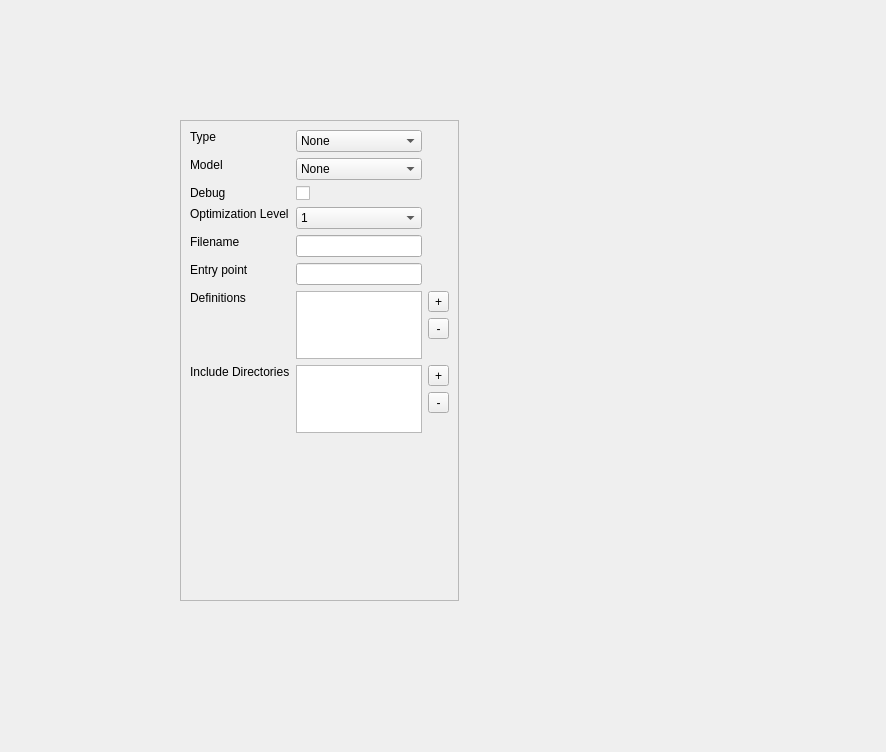
<?xml version="1.0" encoding="UTF-8"?>
<ui version="4.0">
 <class>ZEDSHCompileOptionsWindow</class>
 <widget class="QWidget" name="ZEDSHCompileOptionsWindow">
  <property name="geometry">
   <rect>
    <x>0</x>
    <y>0</y>
    <width>886</width>
    <height>752</height>
   </rect>
  </property>
  <property name="sizePolicy">
   <sizepolicy hsizetype="Preferred" vsizetype="Preferred">
    <horstretch>0</horstretch>
    <verstretch>0</verstretch>
   </sizepolicy>
  </property>
  <property name="windowTitle">
   <string>Form</string>
  </property>
  <widget class="QScrollArea" name="scrollArea">
   <property name="geometry">
    <rect>
     <x>180</x>
     <y>120</y>
     <width>279</width>
     <height>481</height>
    </rect>
   </property>
   <property name="widgetResizable">
    <bool>true</bool>
   </property>
   <widget class="QWidget" name="scrollAreaWidgetContents">
    <property name="geometry">
     <rect>
      <x>0</x>
      <y>0</y>
      <width>277</width>
      <height>479</height>
     </rect>
    </property>
    <layout class="QGridLayout" name="gridLayout">
     <item row="4" column="1">
      <widget class="QLineEdit" name="FilenameValue">
       <property name="readOnly">
        <bool>true</bool>
       </property>
      </widget>
     </item>
     <item row="5" column="1">
      <widget class="QLineEdit" name="EntryPointValue">
       <property name="text">
        <string/>
       </property>
      </widget>
     </item>
     <item row="5" column="0">
      <widget class="QLabel" name="EntryPointLabel">
       <property name="text">
        <string>Entry point</string>
       </property>
       <property name="alignment">
        <set>Qt::AlignLeading|Qt::AlignLeft|Qt::AlignTop</set>
       </property>
      </widget>
     </item>
     <item row="8" column="1">
      <spacer name="verticalSpacer">
       <property name="orientation">
        <enum>Qt::Vertical</enum>
       </property>
       <property name="sizeHint" stdset="0">
        <size>
         <width>20</width>
         <height>40</height>
        </size>
       </property>
      </spacer>
     </item>
     <item row="7" column="0">
      <widget class="QLabel" name="IncludeDirsLabel">
       <property name="text">
        <string>Include Directories</string>
       </property>
       <property name="alignment">
        <set>Qt::AlignLeading|Qt::AlignLeft|Qt::AlignTop</set>
       </property>
      </widget>
     </item>
     <item row="3" column="1">
      <widget class="QComboBox" name="OptimizationLevelValue">
       <item>
        <property name="text">
         <string>1</string>
        </property>
       </item>
       <item>
        <property name="text">
         <string>2</string>
        </property>
       </item>
       <item>
        <property name="text">
         <string>3</string>
        </property>
       </item>
       <item>
        <property name="text">
         <string>4</string>
        </property>
       </item>
       <item>
        <property name="text">
         <string>5</string>
        </property>
       </item>
      </widget>
     </item>
     <item row="6" column="0">
      <widget class="QLabel" name="DefinitionsLabel">
       <property name="text">
        <string>Definitions</string>
       </property>
       <property name="alignment">
        <set>Qt::AlignLeading|Qt::AlignLeft|Qt::AlignTop</set>
       </property>
      </widget>
     </item>
     <item row="6" column="1">
      <widget class="QListWidget" name="DefinitionList">
       <property name="sizePolicy">
        <sizepolicy hsizetype="Ignored" vsizetype="Ignored">
         <horstretch>0</horstretch>
         <verstretch>0</verstretch>
        </sizepolicy>
       </property>
       <property name="editTriggers">
        <set>QAbstractItemView::NoEditTriggers</set>
       </property>
      </widget>
     </item>
     <item row="4" column="0">
      <widget class="QLabel" name="FilenameLabel">
       <property name="text">
        <string>Filename</string>
       </property>
       <property name="alignment">
        <set>Qt::AlignLeading|Qt::AlignLeft|Qt::AlignTop</set>
       </property>
      </widget>
     </item>
     <item row="1" column="1">
      <widget class="QComboBox" name="ModelValue">
       <item>
        <property name="text">
         <string>None</string>
        </property>
       </item>
       <item>
        <property name="text">
         <string>3_0</string>
        </property>
       </item>
       <item>
        <property name="text">
         <string>4_0</string>
        </property>
       </item>
       <item>
        <property name="text">
         <string>4_1</string>
        </property>
       </item>
       <item>
        <property name="text">
         <string>5_0</string>
        </property>
       </item>
      </widget>
     </item>
     <item row="2" column="0">
      <widget class="QLabel" name="DebugLabel">
       <property name="text">
        <string>Debug</string>
       </property>
       <property name="alignment">
        <set>Qt::AlignLeading|Qt::AlignLeft|Qt::AlignTop</set>
       </property>
      </widget>
     </item>
     <item row="3" column="0">
      <widget class="QLabel" name="OptimizationLevelLabel">
       <property name="text">
        <string>Optimization Level</string>
       </property>
       <property name="alignment">
        <set>Qt::AlignLeading|Qt::AlignLeft|Qt::AlignTop</set>
       </property>
      </widget>
     </item>
     <item row="0" column="0">
      <widget class="QLabel" name="TypeLabel">
       <property name="text">
        <string>Type</string>
       </property>
       <property name="alignment">
        <set>Qt::AlignLeading|Qt::AlignLeft|Qt::AlignTop</set>
       </property>
      </widget>
     </item>
     <item row="2" column="1">
      <widget class="QCheckBox" name="IsDebug">
       <property name="text">
        <string/>
       </property>
      </widget>
     </item>
     <item row="0" column="1">
      <widget class="QComboBox" name="TypeValue">
       <item>
        <property name="text">
         <string>None</string>
        </property>
       </item>
       <item>
        <property name="text">
         <string>Vertex</string>
        </property>
       </item>
       <item>
        <property name="text">
         <string>Pixel</string>
        </property>
       </item>
       <item>
        <property name="text">
         <string>Geometry</string>
        </property>
       </item>
       <item>
        <property name="text">
         <string>Domain</string>
        </property>
       </item>
       <item>
        <property name="text">
         <string>Hull</string>
        </property>
       </item>
       <item>
        <property name="text">
         <string>Compute</string>
        </property>
       </item>
      </widget>
     </item>
     <item row="1" column="0">
      <widget class="QLabel" name="ModelLabel">
       <property name="text">
        <string>Model</string>
       </property>
       <property name="alignment">
        <set>Qt::AlignLeading|Qt::AlignLeft|Qt::AlignTop</set>
       </property>
      </widget>
     </item>
     <item row="7" column="2">
      <layout class="QVBoxLayout" name="verticalLayout_2">
       <item>
        <widget class="QToolButton" name="btnAddIncludeDir">
         <property name="sizePolicy">
          <sizepolicy hsizetype="Preferred" vsizetype="Preferred">
           <horstretch>0</horstretch>
           <verstretch>0</verstretch>
          </sizepolicy>
         </property>
         <property name="text">
          <string>+</string>
         </property>
        </widget>
       </item>
       <item>
        <widget class="QToolButton" name="btnRemoveIncludeDir">
         <property name="sizePolicy">
          <sizepolicy hsizetype="Preferred" vsizetype="Preferred">
           <horstretch>0</horstretch>
           <verstretch>0</verstretch>
          </sizepolicy>
         </property>
         <property name="text">
          <string>-</string>
         </property>
        </widget>
       </item>
       <item>
        <spacer name="verticalSpacer_3">
         <property name="orientation">
          <enum>Qt::Vertical</enum>
         </property>
         <property name="sizeType">
          <enum>QSizePolicy::Preferred</enum>
         </property>
         <property name="sizeHint" stdset="0">
          <size>
           <width>0</width>
           <height>20</height>
          </size>
         </property>
        </spacer>
       </item>
      </layout>
     </item>
     <item row="6" column="2">
      <layout class="QVBoxLayout" name="verticalLayout">
       <property name="topMargin">
        <number>0</number>
       </property>
       <property name="bottomMargin">
        <number>0</number>
       </property>
       <item>
        <widget class="QToolButton" name="btnAddDefinition">
         <property name="sizePolicy">
          <sizepolicy hsizetype="Preferred" vsizetype="Preferred">
           <horstretch>0</horstretch>
           <verstretch>0</verstretch>
          </sizepolicy>
         </property>
         <property name="text">
          <string>+</string>
         </property>
        </widget>
       </item>
       <item>
        <widget class="QToolButton" name="btnRemoveDefinition">
         <property name="sizePolicy">
          <sizepolicy hsizetype="Preferred" vsizetype="Preferred">
           <horstretch>0</horstretch>
           <verstretch>0</verstretch>
          </sizepolicy>
         </property>
         <property name="text">
          <string>-</string>
         </property>
        </widget>
       </item>
       <item>
        <spacer name="verticalSpacer_2">
         <property name="orientation">
          <enum>Qt::Vertical</enum>
         </property>
         <property name="sizeType">
          <enum>QSizePolicy::Preferred</enum>
         </property>
         <property name="sizeHint" stdset="0">
          <size>
           <width>0</width>
           <height>20</height>
          </size>
         </property>
        </spacer>
       </item>
      </layout>
     </item>
     <item row="7" column="1">
      <widget class="QListWidget" name="IncludeDirList">
       <property name="sizePolicy">
        <sizepolicy hsizetype="Ignored" vsizetype="Ignored">
         <horstretch>0</horstretch>
         <verstretch>0</verstretch>
        </sizepolicy>
       </property>
       <property name="editTriggers">
        <set>QAbstractItemView::NoEditTriggers</set>
       </property>
      </widget>
     </item>
    </layout>
   </widget>
  </widget>
 </widget>
 <resources/>
 <connections/>
</ui>
